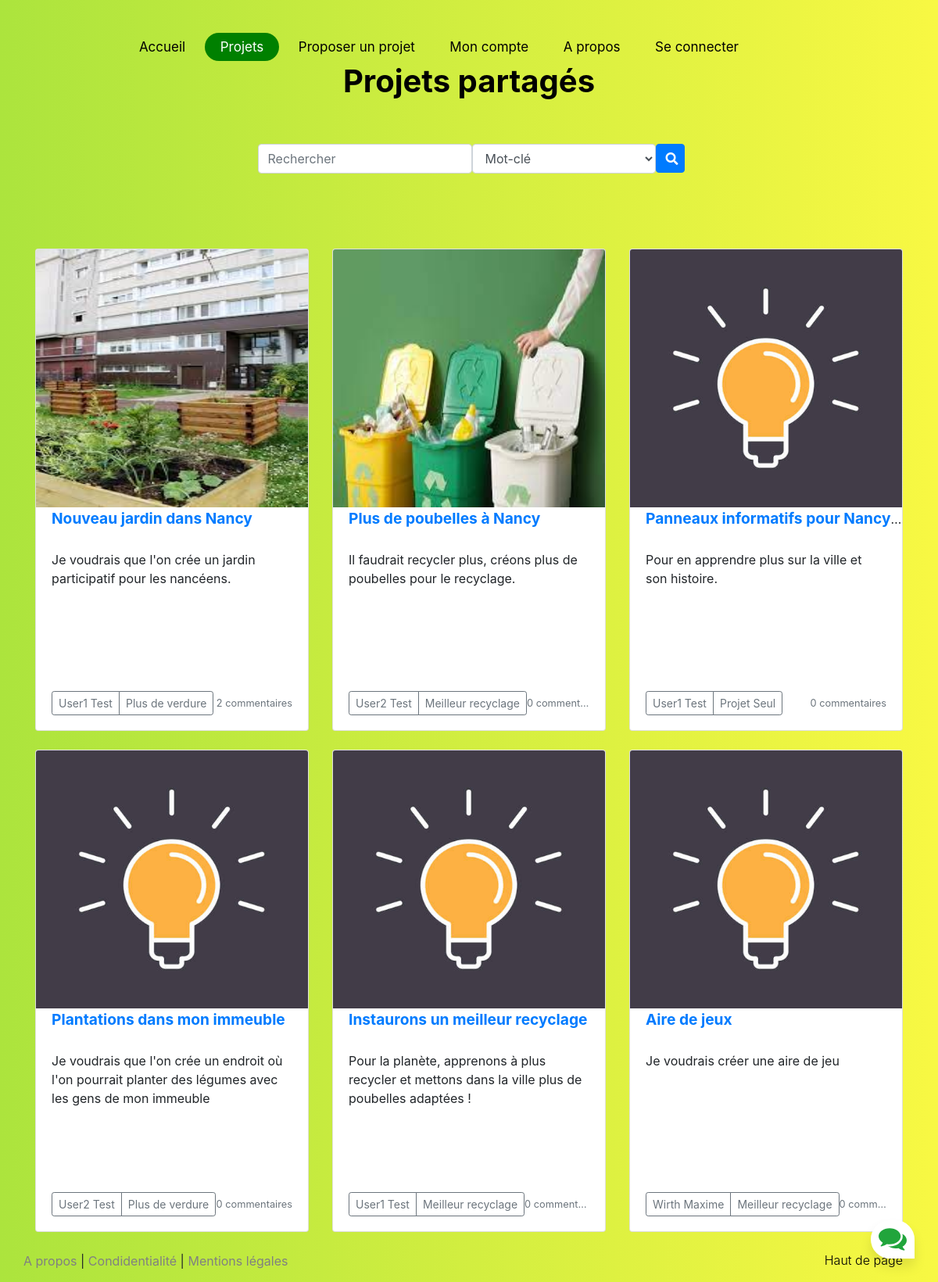
The page /projets-partages on the database its author committed.
### tables this page shows
CREATE TABLE projets (
id_projet INTEGER PRIMARY KEY,
nom VARCHAR NOT NULL,
proprietaire INTEGER REFERENCES comptes (id_compte),
commentaire TEXT
);

CREATE TABLE hub (
id_hub INTEGER PRIMARY KEY,
nom VARCHAR NOT NULL,
projet_respo INTEGER REFERENCES projets (id_projet),
commentaire TEXT
);

### interface.py (the view)
@app.route("/projets-partages")
def projets_partages(tri=[None]):
	if tri==[None]:
		tri = re.recherche(" ", re.lst_proj())											#Liste de tous les projets
	con = sqlite3.connect('tables.db')
	cur = con.cursor()
	liste_cur = [row for row in cur.execute('SELECT * FROM projets')]
	projets_tries = []
	proprios=[]
	liste_hub = [row for row in cur.execute("SELECT * FROM hub")]
	liste_membre =	[row for row in cur.execute("SELECT * FROM membre_hub")]															#Liste des str nom+prénom associé a chaque projet a la même place dans projets_trie
	for id in tri:																	#Création de la liste des projets avec leur propriétaire,
		for ele in liste_cur:
			if ele[0] == id:
				lst_comptes = [row for row in cur.execute('SELECT * FROM comptes')]
				for compte in lst_comptes:
					if compte[0]==ele[2]:
						projets_tries.append((ele,compte[1]+" "+compte[2]))				#Les éléments sont de la forme ((id_projet, nom, propriétaire, commentaire), (prénom_proprio nom_proprio))
	projets = []
	for projet in projets_tries:
		nb_com = len(cur.execute("SELECT * FROM commentaires WHERE id_projet = ?", [projet[0][0]]).fetchall())
		id_hub_membre = cur.execute("SELECT id_hub FROM membre_hub WHERE id_membre=?", [projet[0][0]]).fetchall()
		ajout = (False, False)
		if id_hub_membre != []:
			ajout = cur.execute("SELECT id_hub, nom FROM hub WHERE id_hub=?", [id_hub_membre[0][0]]).fetchall()[0]
		(a, b) = projet
		projet = (a, b, ajout,nb_com)
		projets.append(projet)
	mots_et_nb = []
	for mot in MOTS_CLES:
		nb = len(cur.execute("SELECT * FROM motscles WHERE motcle = ?", [mot]).fetchall())
		mots_et_nb.append((mot, nb))
	return render_template("projets-partages.html",projets=projets, liste_hub=liste_hub, liste_membre=liste_membre, mots_cles = mots_et_nb)

### interface.py (called while the page is built)
@app.context_processor		#pour pouvoir utiliser os dans les pages templates (ici pour aller chercher les images d'un certain projet)
def handle_context():
    return dict(os=os)

### recherche.py (called while the page is built)
def lst_proj(cle=""):
    con = sqlite3.connect('tables.db')
    cur= con.cursor()
    if cle == "":
        ls=[row for row in cur.execute("SELECT * FROM projets")]
    else:
        ls=[row for row in cur.execute("SELECT * FROM projets p JOIN motscles mc ON p.id_projet = mc.projet WHERE mc.motcle = ?", [cle])]
    return ls

def tri(liste):
    def fusion(l1,l2):
        res=[]
        while l1!=[] and l2!=[]:
            if l1[0][0]>l2[0][0]:
                res.append(l1[0])
                l1=l1[1:]
            else:
                res.append(l2[0])
                l2=l2[1:]
        return res+l1+l2
    if len(liste)<=1:
        return liste
    l1=liste[len(liste)//2:]
    l2=liste[:len(liste)//2]
    return fusion(tri(l1),tri(l2))

def liste_ordonne(mots_cles,projets=lst_proj()):
    lst=[]
    m_cles=mots_cles.lower()
    notes=attribue_notes(m_cles,projets)
    final=[]
    for i in tri(notes):
        final.append(projets[i[1]][0])
    return final

def recherche(mots_cles,projets=lst_proj()):
    m_cles=mots_cles.lower()
    return liste_ordonne(m_cles,projets)

### templates/projets-partages.html (shortened to what this page needs)
{% extends "layout.html"%}
{% block body %}
<head>
    <link rel="stylesheet" href="https://use.fontawesome.com/releases/v5.5.0/css/all.css">
    <link rel="stylesheet" href="../static/css/bootstrap.css" >
    <link rel="stylesheet" href="static/css/test2.css">
</head>
<body>
  <header class="site-navbar" role="banner" id="myTopnav">
      <div class="container">
        <div class="row align-items-center">
          <div class="col-12 col-md-10 d-none d-xl-block">
            <nav class="site-navigation position-relative text-right" role="navigation">
              <ul class="site-menu js-clone-nav mr-auto d-none d-lg-block">
                <li><a href="/"><span>Accueil</span></a></li>
                <li class="has-children active">
                  <a href="/projets-partages"><span>Projets</span></a>
                </li>
                <li><a href="/proposition-projet"><span>Proposer un projet</span></a></li>
                <li class="has-children">
                  <a href="/page-user"><span>Mon compte</span></a>
                </li>
                <li><a href="/a-propos"><span>A propos</span></a></li>
                {% if not session.id_sess %}
                <li><a href="/user_login"><span>Se connecter</span></a></li>
                {% else %}
                <li><a href="/logout"><span>Se déconnecter</span></a></li>
                {% endif %}
              </ul>
            </nav>
          </div>
        </div>
      </div>
  </header>
<div>
  <br>
  <h1 id="shared-projects" class="text-center"><strong>Projets partagés</strong></h1>
  <br><br>
  <div style="text-align:center">
  <form action="/resultats-recherches" class="formulaire" method="post">
    <div class="row mb" >
       <div class="input-group">
        <div class="form-outline">
          <input name="Mot" type="search" id="recherche" class="form-control" placeholder="Rechercher"/>
        </div>
        <div class="form-outline">
          <select type="submit"  class="form-control" id="mc" name="categorie">
            <option value="">Mot-clé</option>
          </select>
        </div>
        <button type="submit"   class="btn btn-primary" style="height:37px ; width:37px"> <i class="fas fa-search"></i> </button>
      </div>
    </div>
  </form>
  </div>
</div>
  <br><br><br>
<div class="album  ">
  <div class="container">
    <div class="row">
      {% for ele in projets %}
      <div class="col-md-4 " >
        <div class="card mb-4 box-shadow">
          {% if os.path.exists("static/images/uploads/"+ele[0][0]|string+".png") %}
          <img class="card-img-top" style="height: 330px" src="../static/images/uploads/{{ele[0][0]}}.png" alt="image personalisée du projet">
          {% else %}
          <img class="card-img-top" style="height: 330px" src="../static/idee.jpg" alt="image du projet">
          {% endif %}
          <div class="card-head" >
            <span class="d-inline-block text-truncate" style="max-width: 100%;">
              <a class="card-title" style="font-size:120%; font-weight:bold" href="/projets/{{ele[0][0]}}">{{ ele[0][1] }}</a>
            </span>
          </div>
          <div class="card-body" style="height: 250px">
            <div style="height: 180px">
              <div class="text">{{ele[0][3]}}</div>
           </div>
            <div class="d-flex justify-content-between align-items-center">
              <div class="btn-group">
                <a class="btn btn-sm btn-outline-secondary"  href="/user/{{ele[0][2]}}"  role="button">{{ele[1]}}</a>
                {%if ele[2] != (False, False)%}
                <a class="btn btn-sm btn-outline-secondary"  href="/hubs/{{ele[2][0]}}"  role="button">{{ele[2][1]}}</a>
                {%else%}
                <button type="button" class="btn btn-sm btn-outline-secondary">Projet Seul</button>
                {%endif%}
               </div>
              <small class="text-muted text-truncate" style="max-width: 100%;"> {{ele[3]}} commentaires </small>
            </div>
          </div>
        </div>
      </div>
      {% endfor %}
    </div>
  </div>
</div>
<footer class="text-muted">
  <div class="container">
    <p class="float-right">
      <a style="text-decoration: none; color : black" href="#">Haut de page</a>
    </p>
  </div>
</footer>
</body>
{% endblock %}

### templates/layout.html (shortened to what this page needs)
<!DOCTYPE html>
<html lang="en">
    <head>
        <link rel="stylesheet" href="{{url_for('static', filename='css/style.css')}}" type="text/css"/>
        <link rel="stylesheet" href="static/css/bootstrap.css">
        {% block body %}{% endblock %}
        <footer style="position : fixed ;bottom:15px ; left:30px">
            <a style="text-decoration: none; color : gray" href="/a-propos">A propos</a>    |      <a style="text-decoration: none; color : gray" href="/confidentialite">Condidentialité</a>      |    <a style="text-decoration: none; color : gray" href="/mentions-legales">Mentions légales</a>
        </footer>
        <div class="chatbox" style="position: fixed">
            <div class="chatbox__button">
                <button><img src="{{ url_for('static', filename='images/chatbox-icon.svg') }}" /></button>
            </div>
        </div>
</html>

### static/css/style.css (style rules this page uses)
body { font-family: "Open Sans", -apple-system, BlinkMacSystemFont, "Segoe UI", Roboto, "Helvetica Neue", Arial, "Noto Sans", sans-serif, "Apple Color Emoji", "Segoe UI Emoji", "Segoe UI Symbol", "Noto Color Emoji"; background-color: #fff; height: 100vh; position: relative; }
body:before { content: ""; position: absolute; top: 0; left: 0; right: 0; bottom: 0; background: rgba(0, 0, 0, 0.5); -webkit-transition: .3s all ease; -o-transition: .3s all ease; transition: .3s all ease; opacity: 0; visibility: hidden; z-index: 1; }
.form-control { border: 1px solid #e1e1e1; -webkit-box-shadow: none; box-shadow: none; border-radius: 5px; -webkit-transition: all .3s ease; transition: all .3s ease; background-color: #fff; color: #858585; font-weight: 400; position: relative; }
p { color: black; font-weight: 300; }
h1, h2, h3, h4, h5, h6, .h1, .h2, .h3, .h4, .h5, .h6 { font-family: "Open Sans", -apple-system, BlinkMacSystemFont, "Segoe UI", Roboto, "Helvetica Neue", Arial, "Noto Sans", sans-serif, "Apple Color Emoji", "Segoe UI Emoji", "Segoe UI Symbol", "Noto Color Emoji"; }
a { -webkit-transition: .3s all ease; -o-transition: .3s all ease; transition: .3s all ease; }
a, a:hover { text-decoration: none !important; }
.site-navbar { margin-bottom: 0px; z-index: 123456; position: relative; top: 2rem; line-height: 100%; width: 100%; }
.site-navbar .site-navigation .site-menu { margin-bottom: 0; }
.site-navbar .site-navigation .site-menu .active>a span { background: green; color: white; border-radius: 30px; display: inline-block; padding: 10px 20px; }
.site-navbar .site-navigation .site-menu a { text-decoration: none !important; display: inline-block; }
.site-navbar .site-navigation .site-menu>li { display: inline-block; }
.site-navbar .site-navigation .site-menu>li>a { padding: 10px 0px; color: black; font-size: 17px; text-decoration: none !important; }
.site-navbar .site-navigation .site-menu>li>a>span { padding: 5px 20px; display: inline-block; -webkit-transition: .3s all ease; -o-transition: .3s all ease; transition: .3s all ease; border-radius: 30px; }
.site-navbar .site-navigation .site-menu .has-children { position: relative; left: auto }
.site-navbar .site-navigation .site-menu .has-children>a span { position: relative; }
.site-navbar .site-navigation .site-menu .has-children>a span:before { position: absolute; content: None; font-size: 20px; top: 50%; right: 10px; -webkit-transform: translateY(-50%); -ms-transform: translateY(-50%); transform: translateY(-50%); font-family: 'icomoon'; }
form { margin-left: 5px; }
#shared-projects { text-align: left; color: black; }
.formulaire { display: inline-block; }
* { box-sizing: border-box; margin: 0; padding: 0; }
body { font-family: 'Nunito', sans-serif; font-weight: 400; font-size: 100%; background: #F1F1F1; }
*, html { --primaryGradient: linear-gradient(93.12deg, #21a53c 0.52%, #21a53c 100%); --secondaryGradient: linear-gradient(268.91deg, #21a53c -2.14%, #21a53c 99.69%); --primaryBoxShadow: 0px 10px 15px rgba(0, 0, 0, 0.1); --secondaryBoxShadow: 0px -10px 15px rgba(0, 0, 0, 0.1); --primary: #21a53c; }
.chatbox { position: absolute; bottom: 30px; right: 30px; pointer-events: none; }
.chatbox__button { text-align: right; pointer-events: auto; }
.chatbox__button button, .chatbox__button button:focus, .chatbox__button button:visited { padding: 10px; background: white; border: none; outline: none; border-top-left-radius: 50px; border-top-right-radius: 50px; border-bottom-left-radius: 50px; box-shadow: 0px 10px 15px rgba(0, 0, 0, 0.1); cursor: pointer; }

### static/css/test2.css (style rules this page uses)
body { background: rgb(248, 248, 67); background: linear-gradient(to right, rgb(172, 228, 61), rgb(248, 248, 67)); }

### rows shown on the page
projets: id_projet (picture), nom "Nouveau jardin dans Nancy", commentaire "Je voudrais que l'on crée un jardin participatif pour les nancéens.", ele "User1 Test", nom "Plus de verdure", ele "2"
projets: id_projet (picture), nom "Plus de poubelles à Nancy", commentaire "Il faudrait recycler plus, créons plus de poubelles pour le recyclage.", ele "User2 Test", nom "Meilleur recyclage", ele "0"
projets: nom "Panneaux informatifs pour Nancy", commentaire "Pour en apprendre plus sur la ville et son histoire.", ele "User1 Test", shows "Projet Seul", ele "0"
projets: nom "Plantations dans mon immeuble", commentaire "Je voudrais que l'on crée un endroit où l'on pourrait planter des légumes avec les gens de mon immeuble", ele "User2 Test", nom "Plus de verdure", ele "0"
projets: nom "Instaurons un meilleur recyclage", commentaire "Pour la planète, apprenons à plus recycler et mettons dans la ville plus de poubelles adaptées !", ele "User1 Test", nom "Meilleur recyclage", ele "0"
projets: nom "Aire de jeux", commentaire "Je voudrais créer une aire de jeu", ele "Wirth Maxime", nom "Meilleur recyclage", ele "0"
